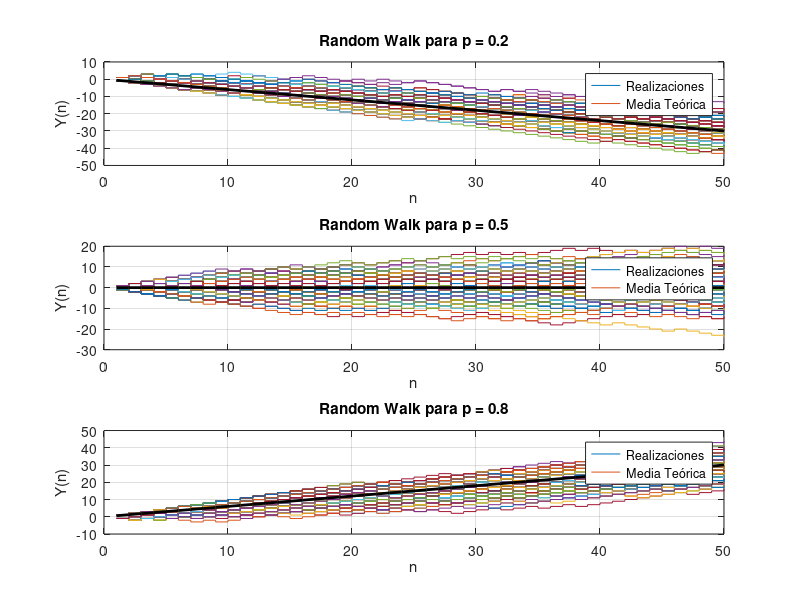
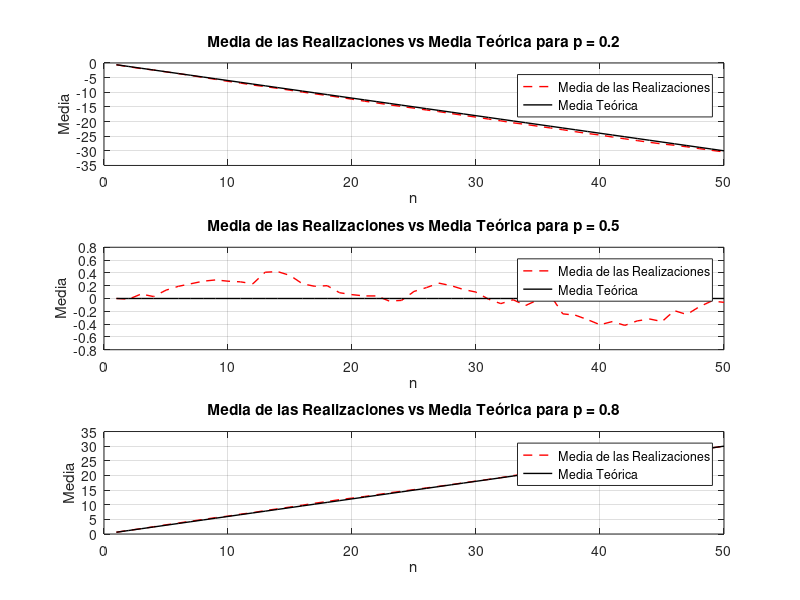

Here is the MATLAB script that generated these plots, in order:
close all
clear variables

% Genere M=20 realizaciones de un proceso random walk Y(n), de largo N=50, con
% parámetro p (considere los casos p = {0.2, 0.5, 0.8}) y comparelas gráficamente con
% la media teórica.

n = 50;
m = 200;


contador = 0; 

% Grafico de los procesos
figure();
for p = [0.2, 0.5, 0.8]
    contador = contador + 1;

    Z_n = zeros(m, n);

    for i = 1:m
        Z_n(i, :) = binornd(1, p, 1, n);
    end

    X = 2*Z_n - 1; 

    Y = cumsum(X, 2);

    % Crear subplot en la figura
    subplot(3, 1, contador)
    for w = 1:m
        stairs(Y(w, :)); 
        hold on;
    end

    media_teorica = (2*p - 1) * (1:n);
    plot(media_teorica, 'k', 'LineWidth', 2);
    title(['Random Walk para p = ', num2str(p)]);
    xlabel('n');
    ylabel('Y(n)');
    legend('Realizaciones', 'Media Teórica');
    grid on
    hold off;
end

% Grafico de las medias
figure();
contador = 0;
for p = [0.2, 0.5, 0.8]
    contador = contador + 1;

    Z_n = zeros(m, n);

    for i = 1:m
        Z_n(i, :) = binornd(1, p, 1, n);
    end

    X = 2*Z_n - 1; 

    Y = cumsum(X, 2);

    subplot(3, 1, contador)
    plot(mean(Y), 'r--', 'LineWidth', 1);
    hold on;
    media_teorica = (2*p - 1) * (1:n);
    plot(media_teorica, 'k', 'LineWidth', 1);
    title(['Media de las Realizaciones vs Media Teórica para p = ', num2str(p)]);
    xlabel('n');
    ylabel('Media');
    legend('Media de las Realizaciones', 'Media Teórica');
    grid on
    hold off;
end